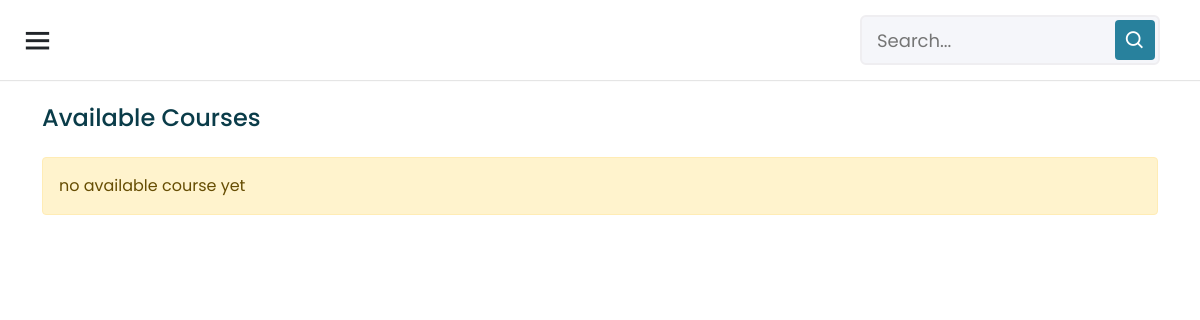
Page /add_course_form.php (signed in) on the earlier database version.
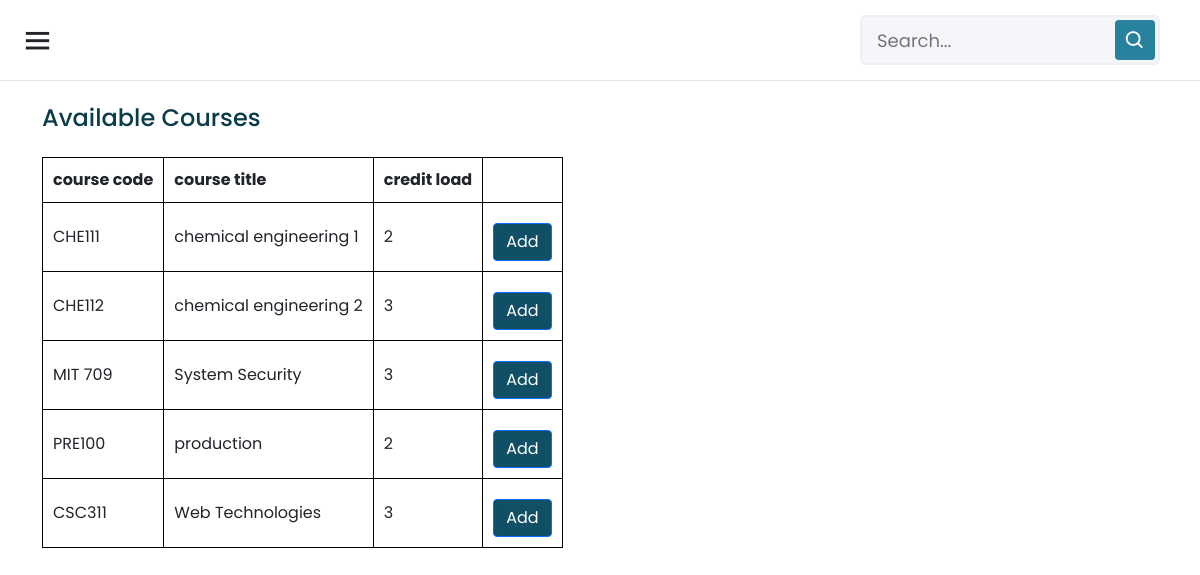
Same page on the later database version.
### tables this page shows
CREATE TABLE `courses` (
  `id` int(11) NOT NULL,
  `userID` int(11) NOT NULL,
  `course_code` varchar(50) NOT NULL,
  `course_title` varchar(255) NOT NULL,
  `credit_load` int(11) NOT NULL,
  `course_description` varchar(255) NOT NULL,
  `course_outline` varchar(5000) NOT NULL
);

### add_course_form.php (the view)
<?php
  include('student_dashboard.php');
?>
<div class="container add-course sub-section not-dashboard">
    <h4 class="mb-4">Available Courses</h4>
    <?php include('student_add_course.php'); $msg = ''; ?>
<?php
$table=''; $table_header='';
    $sql = mysqli_query($conn, "SELECT * FROM courses");
    if(mysqli_num_rows($sql) > 0){
        $table_header .="  <tr>
                            <th>course code</th>
                            <th>course title</th>
                            <th>credit load</th>
                            <th></th>
                        </tr>";
        while($row_data = mysqli_fetch_assoc($sql)){
            $course_code = $row_data['course_code'];
            $course_title = $row_data['course_title'];
            $credit_load = $row_data['credit_load'];
            $table .="<tr>
                        <td>{$course_code}</td>
                        <td>{$course_title}</td>
                        <td>{$credit_load}</td>
                        <td><a href='add_course_form.php?id={$row_data['id']}' class='btn btn-primary btnBox'>Add</a></td>
                    </tr>";
        }
    }else{
        echo   "<div class='alert alert-warning' role='alert'>
    no available course yet
    </div>";
    }
?>
    <table>
        <?php if(mysqli_num_rows($sql) > 0){
            echo $table_header;
        }?>
        <?php echo $table;?>
    </table>
</div>

Differences in the rows shown:
added courses: course_code "CHE111", course_title "chemical engineering 1", credit_load "2"
added courses: course_code "CHE112", course_title "chemical engineering 2", credit_load "3"
added courses: course_code "MIT 709", course_title "System Security", credit_load "3"
added courses: course_code "PRE100", course_title "production", credit_load "2"
added courses: course_code "CSC311", course_title "Web Technologies", credit_load "3"
Other differences:
text no longer shown: "no available course yet"
text now shown: "course code course title credit load"
